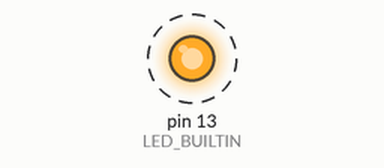
A sketch run on a simulated Arduino Uno, built with avr-gcc and run on an emulated ATmega328P. Parts: output pins drawn as LEDs (lit = HIGH). Dashed ring = blinking. What the sketch prints to the serial monitor is not drawn.

Above: at 0.7 s.
Timing chart, 0 to 4.6 s (numbered marks = the images above):
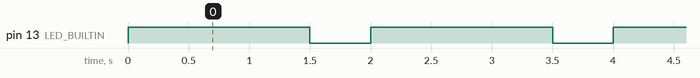

Measured:
- by itself, pin 13 (LED_BUILTIN): alternates HIGH for 1.5 s and LOW for 0.50 s

The sketch:

MyBlink.ino
```cpp
int counter; //counter variable
int del;
String inp;
void setup() {
  pinMode(LED_BUILTIN, OUTPUT);
  Serial.begin(9600); //begin serial
  counter = 0; //set counter to 0
  del = 1500; //default 1.5
}

void loop() {
  if (Serial.available() > 0) {
    inp = Serial.readStringUntil('\n'); //read a string until enter is hit
    if (inp == "SLOW") { //check for slow
        del = 1500;
      }
    else if (inp == "FAST") {  //check for fast
        del = 200;
    }
  }
  digitalWrite(LED_BUILTIN, HIGH);
  counter++; //increment counter
  Serial.print("Counter = "); //print counter to serial
  Serial.println(counter);
  delay(del);     //1.5 sec delay
  digitalWrite(LED_BUILTIN, LOW);
  delay(500);      //.5 sec delay
}
```
